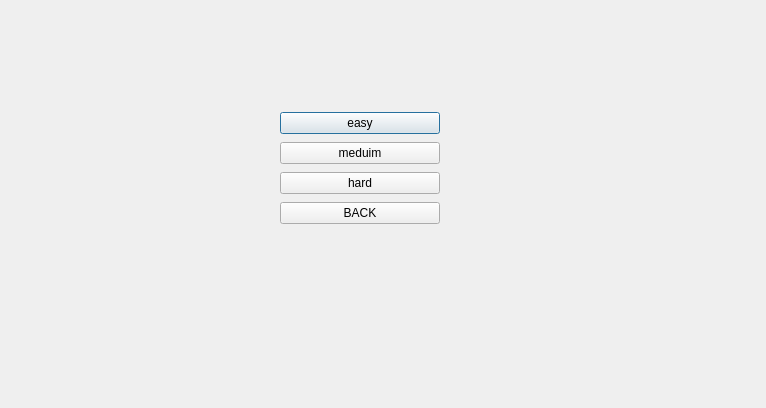
<?xml version="1.0" encoding="UTF-8"?>
<ui version="4.0">
 <class>DifficultyWindow</class>
 <widget class="QDialog" name="DifficultyWindow">
  <property name="geometry">
   <rect>
    <x>0</x>
    <y>0</y>
    <width>766</width>
    <height>408</height>
   </rect>
  </property>
  <property name="windowTitle">
   <string>Dialog</string>
  </property>
  <widget class="QWidget" name="verticalLayoutWidget">
   <property name="geometry">
    <rect>
     <x>280</x>
     <y>110</y>
     <width>160</width>
     <height>116</height>
    </rect>
   </property>
   <layout class="QVBoxLayout" name="verticalLayout">
    <item>
     <widget class="QPushButton" name="pushButton_easy">
      <property name="text">
       <string>easy</string>
      </property>
     </widget>
    </item>
    <item>
     <widget class="QPushButton" name="pushButton_medium">
      <property name="text">
       <string>meduim</string>
      </property>
     </widget>
    </item>
    <item>
     <widget class="QPushButton" name="pushButton_hard">
      <property name="text">
       <string>hard</string>
      </property>
     </widget>
    </item>
    <item>
     <widget class="QPushButton" name="pushButton_back">
      <property name="text">
       <string>BACK</string>
      </property>
     </widget>
    </item>
   </layout>
  </widget>
 </widget>
 <resources/>
 <connections/>
</ui>
